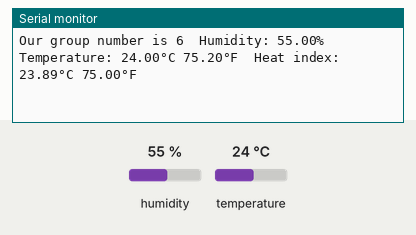
A sketch run on a simulated Arduino Uno, built with avr-gcc and run on an emulated ATmega328P. Parts: the last lines printed to the serial monitor. The test bench sets the inputs (shaded band); at power-on: humidity 55 %, temperature 24 °C.

Above: at 4.9 s.
5.0 s: humidity set to 22 %
At 7.0 s:
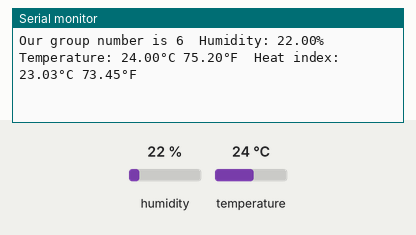
8.1 s: temperature set to 12 °C
At 9.4 s:
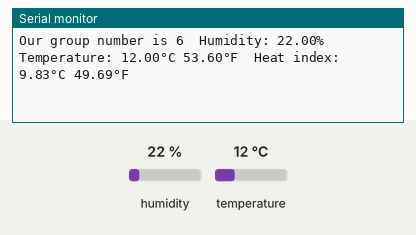
14.7 s: humidity set to 40 %
At 15.2 s:
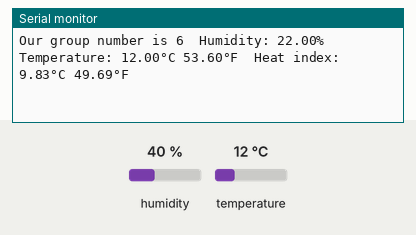
Timing chart, 0 to 17.7 s (numbered marks = the images above; inputs shaded):
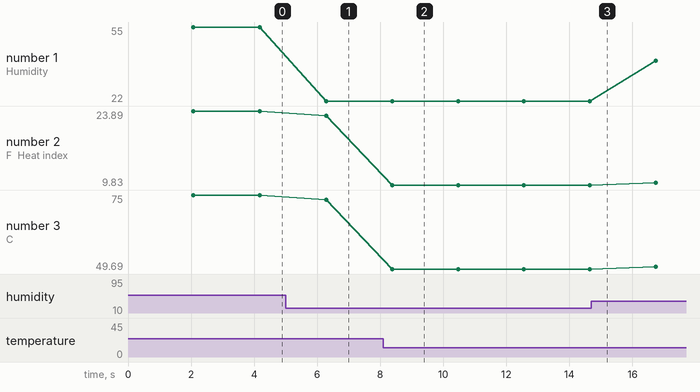

The sketch:

________.ino
```cpp
// Example testing sketch for various DHT humidity/temperature sensors
// Written by ladyada, public domain

// REQUIRES the following Arduino libraries:
// - DHT Sensor Library: https://github.com/adafruit/DHT-sensor-library
// - Adafruit Unified Sensor Lib: https://github.com/adafruit/Adafruit_Sensor

#include "DHT.h"

#define DHTPIN 2     // Digital pin connected to the DHT sensor
// Feather HUZZAH ESP8266 note: use pins 3, 4, 5, 12, 13 or 14 --
// Pin 15 can work but DHT must be disconnected during program upload.

// Uncomment whatever type you're using!
#define DHTTYPE DHT11   // DHT 11
//#define DHTTYPE DHT22   // DHT 22  (AM2302), AM2321
//#define DHTTYPE DHT21   // DHT 21 (AM2301)

// Connect pin 1 (on the left) of the sensor to +5V
// NOTE: If using a board with 3.3V logic like an Arduino Due connect pin 1
// to 3.3V instead of 5V!
// Connect pin 2 of the sensor to whatever your DHTPIN is
// Connect pin 4 (on the right) of the sensor to GROUND
// Connect a 10K resistor from pin 2 (data) to pin 1 (power) of the sensor

// Initialize DHT sensor.
// Note that older versions of this library took an optional third parameter to
// tweak the timings for faster processors.  This parameter is no longer needed
// as the current DHT reading algorithm adjusts itself to work on faster procs.
DHT dht(DHTPIN, DHTTYPE);

void setup() {
  Serial.begin(9600);
  Serial.println(F("DHTxx test!"));

  dht.begin();
}

void loop() {
  // Wait a few seconds between measurements.
  delay(2000);

  // Reading temperature or humidity takes about 250 milliseconds!
  // Sensor readings may also be up to 2 seconds 'old' (its a very slow sensor)
  float h = dht.readHumidity();
  // Read temperature as Celsius (the default)
  float t = dht.readTemperature();
  // Read temperature as Fahrenheit (isFahrenheit = true)
  float f = dht.readTemperature(true);
  int a =0;
  a=t-a;
  a=abs(a);
  digitalWrite(LED_BUILTIN, HIGH);   // turn the LED on (HIGH is the voltage level)
  delay(t);                       // wait
  digitalWrite(LED_BUILTIN, LOW);    // turn the LED off by making the voltage LOW
  delay(t);                       // wait


  // Check if any reads failed and exit early (to try again).
  //print("Our group number is 6")
  if (isnan(h) || isnan(t) || isnan(f)) {
    Serial.println(F("Failed to read from DHT sensor!"));
    return;
  }

  // Compute heat index in Fahrenheit (the default)
  float hif = dht.computeHeatIndex(f, h);
  // Compute heat index in Celsius (isFahreheit = false)
  float hic = dht.computeHeatIndex(t, h, false);

  Serial.print("Our group number is 6  ");
  Serial.print(F("Humidity: "));
  Serial.print(h);
  Serial.print(F("%  Temperature: "));
  Serial.print(t);
  Serial.print(F("°C "));
  Serial.print(f);
  Serial.print(F("°F  Heat index: "));
  Serial.print(hic);
  Serial.print(F("°C "));
  Serial.print(hif);
  Serial.println(F("°F"));
}
//将温度变化转化为灯的闪烁


  //digitalWrite(LED_BUILTIN, HIGH);   // turn the LED on (HIGH is the voltage level)
  //delay(1000);                       // wait for a second
  //digitalWrite(LED_BUILTIN, LOW);    // turn the LED off by making the voltage LOW
  //delay(1000);                       // wait for a second
```

Measured:
- after the input at 5.0 s, the serial monitor: prints a new line after 1.3 s (image 1)
- after the input at 8.1 s, the serial monitor: prints a new line after 0.28 s (image 2)
- plotted number 1: 55 → 22 after the input at 5.0 s, 22 → 40 after the input at 14.7 s
- plotted number 2: 23.89 → 23.03 after the input at 5.0 s, 23.03 → 9.83 after the input at 8.1 s, 9.83 → 10.3 after the input at 14.7 s
- plotted number 3: 75 → 73.45 after the input at 5.0 s, 73.45 → 49.69 after the input at 8.1 s, 49.69 → 50.54 after the input at 14.7 s
